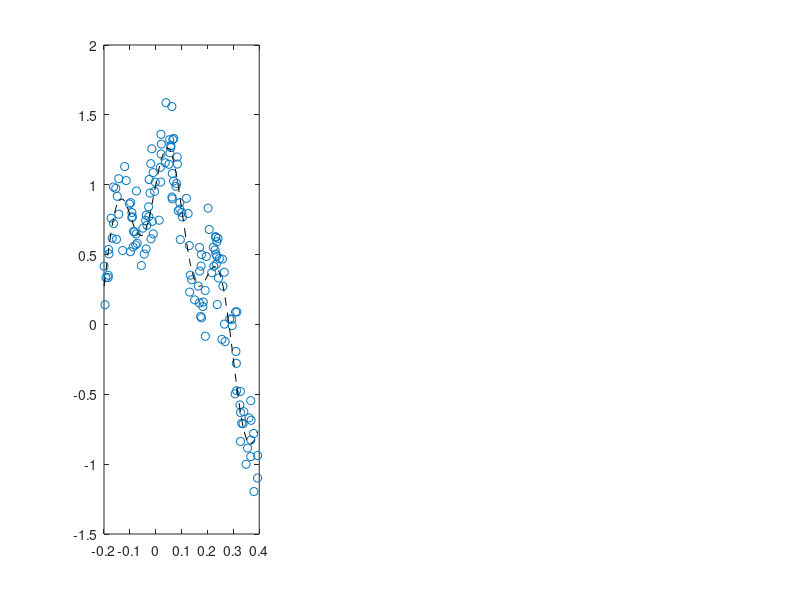

MATLAB code to generate this figure: (Note: this script raises an error after producing the figure.)
n = 150;
a = -0.2;
b = 0.4;

sigma = 0.2;
x = a + sort(rand(n,1)) * (b-a);
f = @(t) cos(2*pi*t)+0.3*sin(10*pi*t)+0.2*t;
y = f(x) + sigma * randn(n,1);
deltay = sigma * ones(n,1);
D=diag(deltay);

% S=70
S1=70;
norm(D\y)^2-S1

subplot(1,3,1)
plot(x,y,'o')
hold on
subplot(1,3,1)
plot(x,f(x),'--k')
hold on

[a1,b1,c1,d1] = reinsch(x,y,S1,deltay);

for i = 1:n-1
    t = x(i):0.0001:x(i+1);
    subplot(1,3,1)
    plot(t,a1(i)+b1(i)*(t-x(i))+c1(i)*(t-x(i)).^2+d1(i)*(t-x(i)).^3,'-r');
    hold on
end
title('S=70');

% S=150
S2 = 150;
norm(D\y)^2-S2

subplot(1,3,2)
plot(x,y,'o')
hold on
subplot(1,3,2)
plot(x,f(x),'--k')
hold on

[a1,b1,c1,d1] = reinsch(x,y,S2,deltay);

for i = 1:n-1
    t = x(i):0.0001:x(i+1);
    subplot(1,3,2)
    plot(t,a1(i)+b1(i)*(t-x(i))+c1(i)*(t-x(i)).^2+d1(i)*(t-x(i)).^3,'-r');
    hold on
end
title('S=150');

% S=270
S3 = 270;
norm(D\y)^2-S3

subplot(1,3,3)
plot(x,y,'o')
hold on
subplot(1,3,3)
plot(x,f(x),'--k')
hold on

[a1,b1,c1,d1] = reinsch(x,y,S3,deltay);

for i = 1:n-1
    t = x(i):0.0001:x(i+1);
    subplot(1,3,3)
    plot(t,a1(i)+b1(i)*(t-x(i))+c1(i)*(t-x(i)).^2+d1(i)*(t-x(i)).^3,'-r');
    hold on
end
title('S=270');